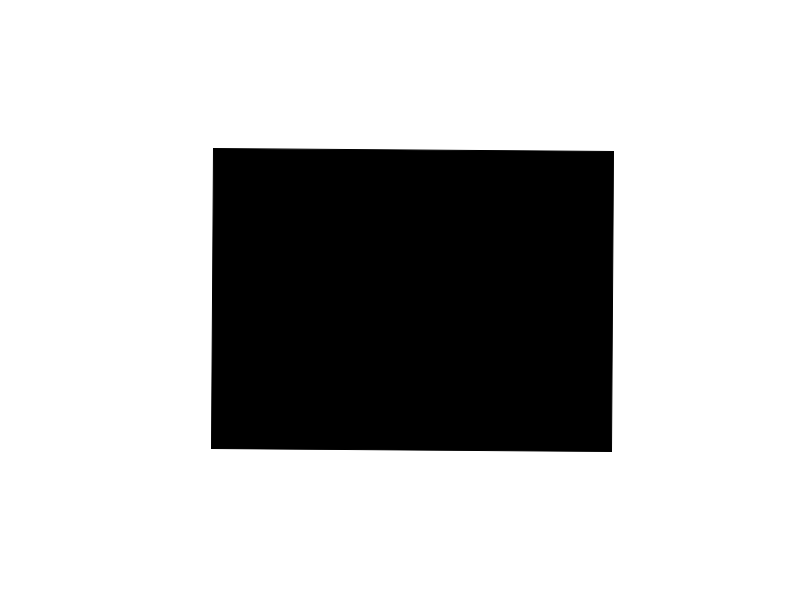
Frame 1 (no input)
Frame 60 (the mouse pressed at the canvas centre just before this capture): identical to frame 1, image omitted
Frame 120 (the mouse held since frame 60 and released just before this capture): identical to frame 1, image omitted

The Processing sketch that drew this single still picture (run headless with seeded random() and noise(); from frame 60 on, the mouse is pressed at the canvas centre):

// Processing sketch: symmetry02
// ── symmetry02.pde
float w=0;
float h=0;
float xNudge=12.5;

void setup(){
  size(800, 600);
  w = width/2;
  h = height/2;
}


void draw(){
  background(255);
  fill(0);
  
  translate(w, h);
  // x, y, w, h
  
  rotate(.4*PI/180);
  rect(-w/2+xNudge, -h/2, w, h);
}
